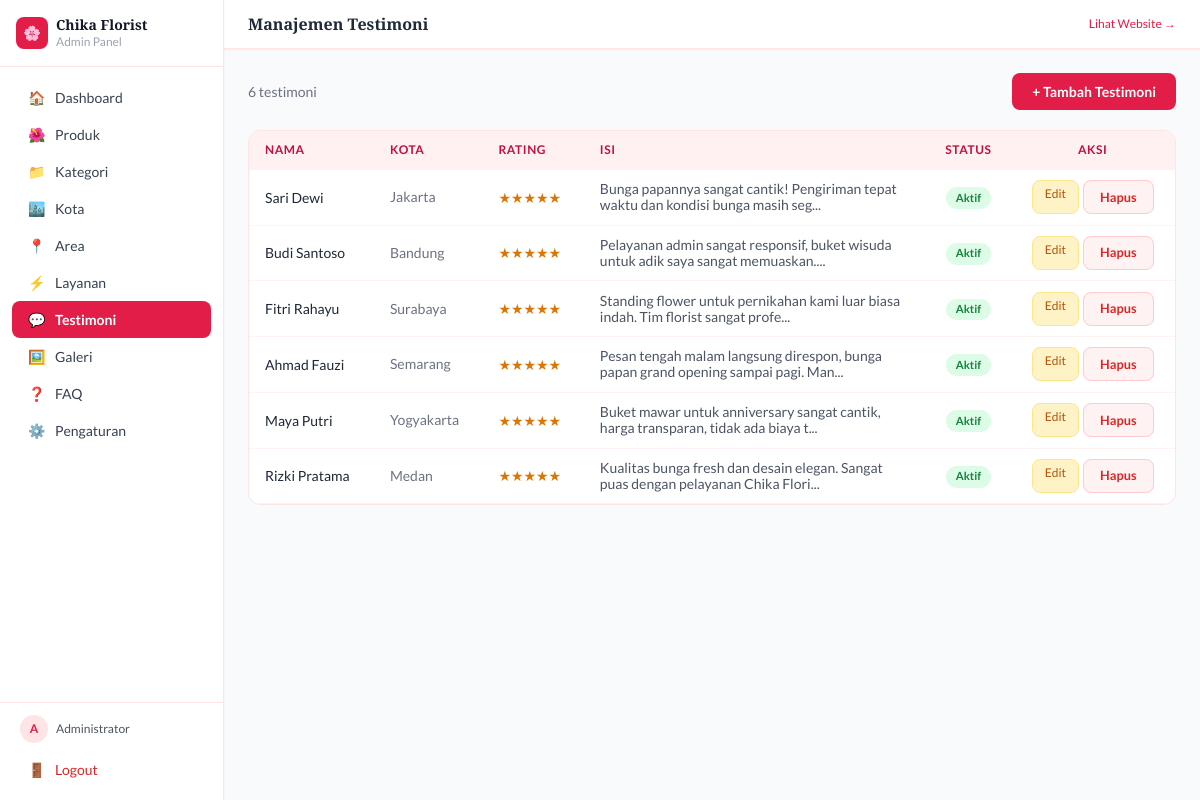
The app's page /admin/pages/testimoni.php (signed in) with its own data.
### tables this page shows
CREATE TABLE testimonials (
    id INT AUTO_INCREMENT PRIMARY KEY,
    customer_name VARCHAR(150) NOT NULL,
    customer_city VARCHAR(100),
    rating TINYINT DEFAULT 5,
    content TEXT NOT NULL,
    image VARCHAR(255),
    is_active TINYINT(1) DEFAULT 1,
    sort_order INT DEFAULT 0,
    created_at TIMESTAMP DEFAULT CURRENT_TIMESTAMP,
    updated_at TIMESTAMP DEFAULT CURRENT_TIMESTAMP ON UPDATE CURRENT_TIMESTAMP
);

### includes/config.php (called while the page is built, shortened)
<?php
function clean($input) {
    return htmlspecialchars(strip_tags(trim((string)$input)), ENT_QUOTES, 'UTF-8');
}

### admin/pages/testimoni.php (the view, shortened to what this page needs)
<?php
require_once __DIR__ . '/../includes/admin_header.php';
$pdo    = getDB();
$action = $_GET['action'] ?? 'list';
$id     = (int)($_GET['id'] ?? 0);
if ($action === 'tambah' || ($action === 'edit' && $id)) {
    $item = [];
    if ($action === 'edit') { $s=$pdo->prepare("SELECT * FROM testimonials WHERE id=?"); $s->execute([$id]); $item=$s->fetch(); }
    ?>
    <div class="max-w-xl">
      <div class="flex items-center gap-3 mb-5">
        <a href="/admin/testimoni" class="text-gray-400 hover:text-rose-600">← Kembali</a>
        <h2 class="font-display font-bold text-gray-800"><?= $action==='tambah'?'Tambah':'Edit' ?> Testimoni</h2>
      </div>
      <form method="POST" class="bg-white rounded-xl border border-rose-100 p-6 space-y-4">
        <input type="hidden" name="action_type" value="<?= $action ?>">
        <div class="grid grid-cols-2 gap-4">
          <div><label class="form-label">Nama Pelanggan *</label><input type="text" name="customer_name" required class="form-input" value="<?= clean($item['customer_name']??'') ?>"></div>
          <div><label class="form-label">Kota</label><input type="text" name="customer_city" class="form-input" value="<?= clean($item['customer_city']??'') ?>"></div>
          <div>
            <label class="form-label">Rating</label>
            <select name="rating" class="form-input">
              <?php for ($r=5;$r>=1;$r--): ?>
              <option value="<?= $r ?>" <?= ($item['rating']??5)==$r?'selected':'' ?>><?= $r ?> Bintang</option>
              <?php endfor; ?>
            </select>
          </div>
          <div><label class="form-label">Sort Order</label><input type="number" name="sort_order" class="form-input" value="<?= $item['sort_order']??0 ?>"></div>
          <div class="col-span-2"><label class="form-label">Isi Testimoni *</label><textarea name="content" required class="form-input" rows="3"><?= clean($item['content']??'') ?></textarea></div>
          <div class="flex items-center gap-2">
            <input type="checkbox" name="is_active" id="is_active_t" <?= ($item['is_active']??1)?'checked':'' ?>>
            <label for="is_active_t" class="text-sm text-gray-700 cursor-pointer">Aktif (tampil di website)</label>
          </div>
        </div>
        <div class="flex gap-2 pt-2">
          <button type="submit" class="btn-primary">Simpan</button>
          <a href="/admin/testimoni" class="btn-secondary">Batal</a>
        </div>
      </form>
    </div>
    <?php
} else {
    $list = $pdo->query("SELECT * FROM testimonials ORDER BY is_active DESC,sort_order ASC")->fetchAll();
    ?>
    <div class="flex justify-between items-center mb-5">
      <p class="text-sm text-gray-500"><?= count($list) ?> testimoni</p>
      <a href="/admin/testimoni?action=tambah" class="btn-primary">+ Tambah Testimoni</a>
    </div>
    <div class="bg-white rounded-xl border border-rose-100 overflow-hidden">
      <table class="admin-table w-full">
        <thead><tr><th>Nama</th><th>Kota</th><th>Rating</th><th>Isi</th><th style="text-align:center">Status</th><th style="text-align:center">Aksi</th></tr></thead>
        <tbody>
        <?php foreach ($list as $t): ?>
        <tr>
          <td class="font-medium text-gray-800"><?= clean($t['customer_name']) ?></td>
          <td class="text-gray-500 text-xs"><?= clean($t['customer_city']??'-') ?></td>
          <td><span style="color:#d97706"><?= str_repeat('★',$t['rating']) ?></span></td>
          <td class="text-gray-600 text-xs max-w-xs"><?= clean(substr($t['content'],0,80)) ?>...</td>
          <td style="text-align:center"><a href="/admin/testimoni?toggle=1&id=<?= $t['id'] ?>"><span class="<?= $t['is_active']?'badge-active':'badge-inactive' ?>"><?= $t['is_active']?'Aktif':'Nonaktif' ?></span></a></td>
          <td style="text-align:center">
            <div style="display:flex;gap:4px;justify-content:center">
              <a href="/admin/testimoni?action=edit&id=<?= $t['id'] ?>" style="font-size:.75rem;background:#fef3c7;color:#b45309;padding:.25rem .75rem;border-radius:.5rem;border:1px solid #fde68a">Edit</a>
              <a href="/admin/testimoni?hapus=1&id=<?= $t['id'] ?>" onclick="return confirm('Hapus?')" class="btn-danger">Hapus</a>
            </div>
          </td>
        </tr>
        <?php endforeach; ?>
        </tbody>
      </table>
    </div>
<?php } ?>
<?php require_once __DIR__ . '/../includes/admin_footer.php'; ?>

### admin/includes/admin_header.php (style rules this page uses)
body { font-family:'Lato',sans-serif }
.admin-table th { background:#fff1f2;color:#be123c;font-weight:600;font-size:.75rem;text-transform:uppercase;letter-spacing:.05em;padding:.65rem 1rem;text-align:left }
.admin-table td { padding:.65rem 1rem;border-bottom:1px solid #fef2f2;font-size:.875rem;vertical-align:middle }
.badge-active { background:#dcfce7;color:#15803d;font-size:.7rem;padding:.15rem .6rem;border-radius:9999px;font-weight:600;display:inline-block }
.btn-primary { background:#e11d48;color:white;font-weight:600;padding:.5rem 1.25rem;border-radius:.5rem;font-size:.875rem;transition:background .15s;border:none;cursor:pointer;text-decoration:none;display:inline-block }
.btn-danger { background:#fef2f2;color:#dc2626;font-weight:600;padding:.4rem 1rem;border-radius:.5rem;font-size:.8rem;transition:all .15s;border:1px solid #fecaca;cursor:pointer;text-decoration:none;display:inline-block }

### records on screen
testimonials: customer_name "Sari Dewi", customer_city "Jakarta", rating "★★★★★", content "Bunga papannya sangat cantik! Pengiriman tepat waktu dan kondisi bunga masih seg", is_active "Aktif"
testimonials: customer_name "Budi Santoso", customer_city "Bandung", rating "★★★★★", content "Pelayanan admin sangat responsif, buket wisuda untuk adik saya sangat memuaskan.", is_active "Aktif"
testimonials: customer_name "Fitri Rahayu", customer_city "Surabaya", rating "★★★★★", content "Standing flower untuk pernikahan kami luar biasa indah. Tim florist sangat profe", is_active "Aktif"
testimonials: customer_name "Ahmad Fauzi", customer_city "Semarang", rating "★★★★★", content "Pesan tengah malam langsung direspon, bunga papan grand opening sampai pagi. Man", is_active "Aktif"
testimonials: customer_name "Maya Putri", customer_city "Yogyakarta", rating "★★★★★", content "Buket mawar untuk anniversary sangat cantik, harga transparan, tidak ada biaya t", is_active "Aktif"
testimonials: customer_name "Rizki Pratama", customer_city "Medan", rating "★★★★★", content "Kualitas bunga fresh dan desain elegan. Sangat puas dengan pelayanan Chika Flori", is_active "Aktif"

### other values on screen
$item['icon'] "🏠"
$item['label'] "Dashboard"
$item['icon'] "🌺"
$item['label'] "Produk"
$item['icon'] "📁"
$item['label'] "Kategori"
$item['icon'] "🏙️"
$item['label'] "Kota"
$item['icon'] "📍"
$item['label'] "Area"
$item['icon'] "⚡"
$item['label'] "Layanan"
$item['icon'] "💬"
$item['label'] "Testimoni"
$item['icon'] "🖼️"
